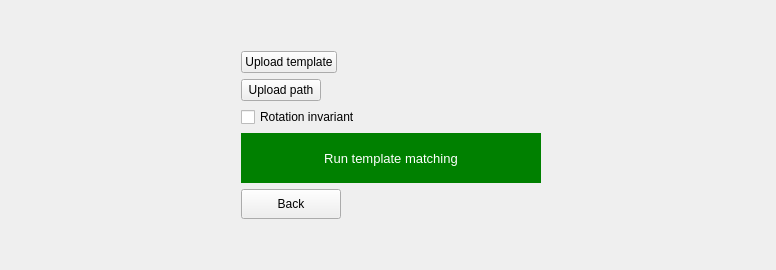
     <widget class="QWidget" name="templateMatching">
      <property name="minimumSize">
       <size>
        <width>776</width>
        <height>0</height>
       </size>
      </property>
      <layout class="QGridLayout" name="gridLayout_6">
       <item row="2" column="3">
        <widget class="QLabel" name="templatePathLabel">
         <property name="text">
          <string/>
         </property>
        </widget>
       </item>
       <item row="2" column="2" alignment="Qt::AlignLeft">
        <widget class="QPushButton" name="uploadPathTemplate">
         <property name="text">
          <string>Upload path</string>
         </property>
        </widget>
       </item>
       <item row="6" column="0" colspan="5">
        <spacer name="verticalSpacer_10">
         <property name="orientation">
          <enum>Qt::Vertical</enum>
         </property>
         <property name="sizeHint" stdset="0">
          <size>
           <width>20</width>
           <height>40</height>
          </size>
         </property>
        </spacer>
       </item>
       <item row="0" column="0" colspan="5">
        <spacer name="verticalSpacer_9">
         <property name="orientation">
          <enum>Qt::Vertical</enum>
         </property>
         <property name="sizeHint" stdset="0">
          <size>
           <width>20</width>
           <height>40</height>
          </size>
         </property>
        </spacer>
       </item>
       <item row="4" column="2" colspan="2" alignment="Qt::AlignHCenter">
        <widget class="QPushButton" name="runTemplateMatching">
         <property name="sizePolicy">
          <sizepolicy hsizetype="Fixed" vsizetype="Fixed">
           <horstretch>0</horstretch>
           <verstretch>0</verstretch>
          </sizepolicy>
         </property>
         <property name="minimumSize">
          <size>
           <width>300</width>
           <height>50</height>
          </size>
         </property>
         <property name="maximumSize">
          <size>
           <width>300</width>
           <height>50</height>
          </size>
         </property>
         <property name="styleSheet">
          <string notr="true">background-color: Green; /* Blue background */
border: none; /* Remove borders */
color: white; /* White text */
font-size: 13px; /* Set a font size */
cursor: pointer; /* Mouse pointer on hover */</string>
         </property>
         <property name="text">
          <string>Run template matching</string>
         </property>
        </widget>
       </item>
       <item row="5" column="2" alignment="Qt::AlignLeft">
        <widget class="QPushButton" name="backTemplate">
         <property name="sizePolicy">
          <sizepolicy hsizetype="Fixed" vsizetype="Fixed">
           <horstretch>0</horstretch>
           <verstretch>0</verstretch>
          </sizepolicy>
         </property>
         <property name="minimumSize">
          <size>
           <width>100</width>
           <height>30</height>
          </size>
         </property>
         <property name="maximumSize">
          <size>
           <width>100</width>
           <height>30</height>
          </size>
         </property>
         <property name="text">
          <string>Back</string>
         </property>
        </widget>
       </item>
       <item row="1" column="2" alignment="Qt::AlignLeft">
        <widget class="QPushButton" name="uploadTemplate">
         <property name="text">
          <string>Upload template</string>
         </property>
        </widget>
       </item>
       <item row="1" column="3">
        <widget class="QLabel" name="templateNameLabel">
         <property name="text">
          <string/>
         </property>
        </widget>
       </item>
       <item row="3" column="2" alignment="Qt::AlignLeft">
        <widget class="QCheckBox" name="rotationCheckbox">
         <property name="text">
          <string>Rotation invariant</string>
         </property>
        </widget>
       </item>
       <item row="1" column="4" rowspan="3">
        <spacer name="horizontalSpacer_10">
         <property name="orientation">
          <enum>Qt::Horizontal</enum>
         </property>
         <property name="sizeHint" stdset="0">
          <size>
           <width>40</width>
           <height>20</height>
          </size>
         </property>
        </spacer>
       </item>
       <item row="1" column="0" rowspan="3">
        <spacer name="horizontalSpacer_9">
         <property name="orientation">
          <enum>Qt::Horizontal</enum>
         </property>
         <property name="sizeHint" stdset="0">
          <size>
           <width>40</width>
           <height>20</height>
          </size>
         </property>
        </spacer>
       </item>
      </layout>
     </widget>
